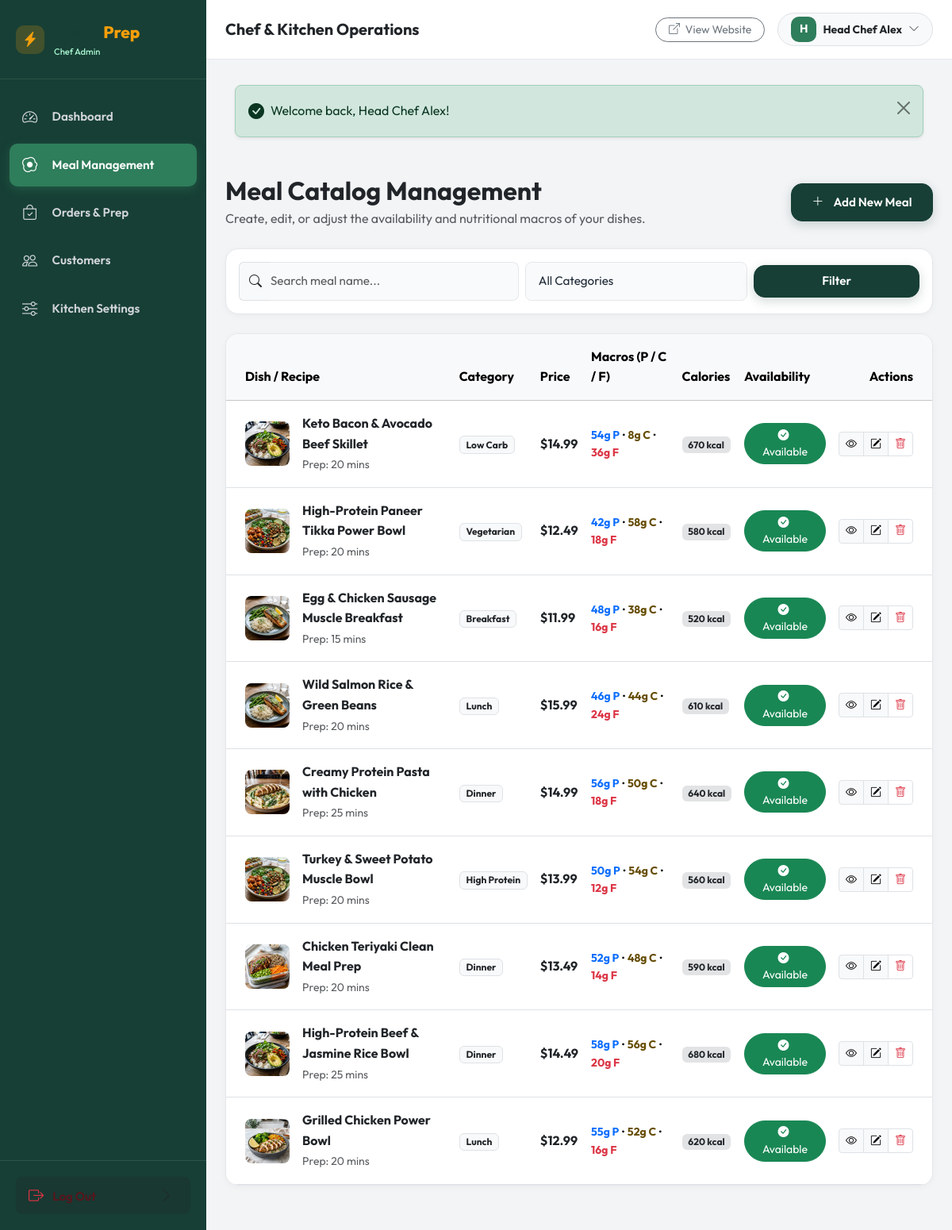
Page /admin/meals.php (signed in) on the committed database.
### tables this page shows
CREATE TABLE `meals` (
  `id` INT AUTO_INCREMENT PRIMARY KEY,
  `name` VARCHAR(150) NOT NULL,
  `slug` VARCHAR(180) NOT NULL UNIQUE,
  `description` TEXT NOT NULL,
  `category` VARCHAR(50) NOT NULL,
  `ingredients` TEXT NOT NULL,
  `allergens` VARCHAR(255) DEFAULT 'None',
  `image` VARCHAR(255) NOT NULL,
  `price` DECIMAL(10,2) NOT NULL,
  `calories` INT NOT NULL,
  `protein` INT NOT NULL,
  `carbs` INT NOT NULL,
  `fat` INT NOT NULL,
  `fiber` INT NOT NULL DEFAULT 0,
  `preparation_time` VARCHAR(50) NOT NULL DEFAULT '20-25 mins',
  `is_available` TINYINT(1) NOT NULL DEFAULT 1,
  `is_featured` TINYINT(1) NOT NULL DEFAULT 0,
  `created_at` TIMESTAMP DEFAULT CURRENT_TIMESTAMP,
  `updated_at` TIMESTAMP DEFAULT CURRENT_TIMESTAMP ON UPDATE CURRENT_TIMESTAMP
);

### admin/meals.php (the view, shortened to what this page needs)
<?php
require_once __DIR__ . '/../config/database.php';
require_once __DIR__ . '/../includes/functions.php';
$search = isset($_GET['search']) ? sanitize($_GET['search']) : '';
$sql = "SELECT * FROM meals WHERE 1=1";
$params = [];
$sql .= " ORDER BY is_available DESC, id DESC";
$stmt = $pdo->prepare($sql);
$stmt->execute($params);
$meals = $stmt->fetchAll();
require_once __DIR__ . '/includes/header.php';
?>
<div class="d-flex flex-column flex-md-row justify-content-between align-items-md-center gap-3 mb-4">
  <div>
    <h2 class="fw-bold text-dark mb-1">Meal Catalog Management</h2>
    <p class="text-muted mb-0">Create, edit, or adjust the availability and nutritional macros of your dishes.</p>
  </div>
  <a href="add-meal.php" class="btn btn-primary-custom">
    <i class="bi bi-plus-lg me-1"></i> Add New Meal
  </a>
</div>
<div class="admin-card p-3 mb-4">
  <form method="GET" action="meals.php" class="row g-2 align-items-center">
    <div class="col-md-5">
      <div class="input-group">
        <span class="input-group-text bg-light border-end-0"><i class="bi bi-search"></i></span>
        <input type="text" name="search" class="form-control form-control-custom border-start-0 ps-0" placeholder="Search meal name..." value="<?= e($search) ?>">
      </div>
    </div>
    <div class="col-md-4">
      <select name="category" class="form-select form-control-custom">
        <option value="">All Categories</option>
      </select>
    </div>
    <div class="col-md-3 d-flex gap-2">
      <button type="submit" class="btn btn-primary-custom w-100 py-2">Filter</button>
    </div>
  </form>
</div>
<div class="admin-card">
  <div class="admin-card-body p-0">
    <div class="table-responsive">
      <table class="table table-hover align-middle mb-0">
        <thead class="table-light">
          <tr>
            <th class="ps-4 py-3">Dish / Recipe</th>
            <th class="py-3">Category</th>
            <th class="py-3">Price</th>
            <th class="py-3">Macros (P / C / F)</th>
            <th class="py-3">Calories</th>
            <th class="py-3">Availability</th>
            <th class="pe-4 py-3 text-end">Actions</th>
          </tr>
        </thead>
        <tbody>
          <?php if (empty($meals)): ?>
            <tr>
              <td colspan="7" class="text-center py-5 text-muted">No meals found in database.</td>
            </tr>
          <?php else: ?>
            <?php foreach ($meals as $m): ?>
              <tr>
                <td class="ps-4 py-3">
                  <div class="d-flex align-items-center gap-3">
                    <img src="../uploads/meals/<?= e($m['image']) ?>" alt="<?= e($m['name']) ?>" class="rounded-3 shadow-xs" style="width: 56px; height: 56px; object-fit: cover;" onerror="this.src='../uploads/meals/grilled_chicken_bowl.jpg'">
                    <div>
                      <strong class="text-dark d-block"><?= e($m['name']) ?></strong>
                      <small class="text-muted">Prep: <?= e($m['preparation_time']) ?></small>
                    </div>
                  </div>
                </td>
                <td class="py-3">
                  <span class="badge bg-light text-dark border"><?= e($m['category']) ?></span>
                </td>
                <td class="py-3 fw-bold text-dark">
                  <?= format_price($m['price']) ?>
                </td>
                <td class="py-3">
                  <div class="small">
                    <span class="text-primary fw-bold"><?= (int)$m['protein'] ?>g P</span> •
                    <span class="text-warning-emphasis fw-bold"><?= (int)$m['carbs'] ?>g C</span> •
                    <span class="text-danger fw-bold"><?= (int)$m['fat'] ?>g F</span>
                  </div>
                </td>
                <td class="py-3">
                  <span class="badge bg-secondary-subtle text-dark fw-bold"><?= (int)$m['calories'] ?> kcal</span>
                </td>
                <td class="py-3">
                  <form method="POST" action="meals.php" class="d-inline">
                    <button type="submit" class="btn btn-sm <?= $m['is_available'] ? 'btn-success' : 'btn-outline-danger' ?> rounded-pill px-3 py-1" title="Click to toggle availability">
                      <i class="bi <?= $m['is_available'] ? 'bi-check-circle-fill' : 'bi-dash-circle' ?> me-1"></i>
                      <?= $m['is_available'] ? 'Available' : 'Unavailable' ?>
                    </button>
                  </form>
                </td>
                <td class="pe-4 py-3 text-end">
                  <div class="btn-group">
                    <a href="../meal.php?id=<?= $m['id'] ?>" target="_blank" class="btn btn-sm btn-light border" title="Preview Public Page">
                      <i class="bi bi-eye"></i>
                    </a>
                    <a href="edit-meal.php?id=<?= $m['id'] ?>" class="btn btn-sm btn-light border" title="Edit Meal & Macros">
                      <i class="bi bi-pencil-square"></i>
                    </a>
                    <a href="delete-meal.php?id=<?= $m['id'] ?>" class="btn btn-sm btn-outline-danger border btn-confirm-delete" data-confirm="Are you sure you want to delete '<?= addslashes(e($m['name'])) ?>'?" title="Delete Meal">
                      <i class="bi bi-trash"></i>
                    </a>
                  </div>
                </td>
              </tr>
            <?php endforeach; ?>
          <?php endif; ?>
        </tbody>
      </table>
    </div>
  </div>
</div>
<?php require_once __DIR__ . '/includes/footer.php'; ?>

### assets/css/admin.css (style rules this page uses)
:root { --admin-sidebar-bg: #173F35; --admin-sidebar-hover: #1f5245; --admin-sidebar-active: #2E7D5B; --admin-bg: #f3f4f6; --admin-card-bg: #ffffff; --admin-text: #1f2937; --admin-text-muted: #6b7280; --admin-border: #e5e7eb; }
body.admin-body { background-color: var(--admin-bg); font-family: 'Outfit', 'Inter', -apple-system, BlinkMacSystemFont, sans-serif; color: var(--admin-text); overflow-x: hidden; }
.admin-card { background: #ffffff; border-radius: 16px; border: 1px solid var(--admin-border); box-shadow: 0 2px 8px rgba(0,0,0,0.04); margin-bottom: 1.5rem; overflow: hidden; }
.admin-card-body { padding: 1.5rem; }

### assets/css/style.css (style rules this page uses)
:root { --primary: #173F35; --primary-hover: #12332a; --primary-light: #e8f3ef; --secondary: #2E7D5B; --secondary-hover: #246448; --accent: #F59E0B; --accent-hover: #d97706; --accent-light: #fef3c7; --bg-main: #F7F8F5; --bg-card: #FFFFFF; --text-main: #1F2937; --text-muted: #6B7280; --border-color: #E5E7EB; --protein-color: #3B82F6; --carbs-color: #F59E0B; --fat-color: #EF4444; --calories-color: #10B981; --radius-sm: 8px; --radius-md: 14px; --radius-lg: 20px; --radius-xl: 28px; --shadow-sm: 0 2px 8px rgba(23, 63, 53, 0.04); --shadow-md: 0 8px 24px rgba(23, 63, 53, 0.08); --shadow-lg: 0 16px 36px rgba(23, 63, 53, 0.12); --shadow-hover: 0 20px 40px rgba(23, 63, 53, 0.16); --transition: all 0.25s cubic-bezier(0.4, 0, 0.2, 1); }
* { box-sizing: border-box; margin: 0; padding: 0; }
body { font-family: 'Outfit', 'Inter', -apple-system, BlinkMacSystemFont, 'Segoe UI', Roboto, sans-serif; background-color: var(--bg-main); color: var(--text-main); line-height: 1.6; min-height: 100vh; display: flex; flex-direction: column; -webkit-font-smoothing: antialiased; }
a { color: var(--secondary); text-decoration: none; transition: var(--transition); }
img { max-width: 100%; height: auto; display: block; }
.btn-primary-custom { background: var(--primary); color: #ffffff; border: 1px solid var(--primary); padding: 0.75rem 1.6rem; border-radius: var(--radius-md); font-weight: 600; font-size: 0.95rem; display: inline-flex; align-items: center; justify-content: center; gap: 0.5rem; transition: var(--transition); box-shadow: 0 4px 14px rgba(23, 63, 53, 0.2); }
.form-control-custom { background: #f9fafb; border: 1.5px solid var(--border-color); border-radius: var(--radius-sm); padding: 0.75rem 1rem; font-size: 0.95rem; color: var(--text-main); transition: var(--transition); }

### rows in the picture
meals: image (picture), name "Keto Bacon & Avocado Beef Skillet", preparation_time "20 mins", category "Low Carb", price "$14.99", protein "54", carbs "8", fat "36", calories "670", is_available 1 (drawn)
meals: image (picture), name "High-Protein Paneer Tikka Power Bowl", preparation_time "20 mins", category "Vegetarian", price "$12.49", protein "42", carbs "58", fat "18", calories "580", is_available 1 (drawn)
meals: image (picture), name "Egg & Chicken Sausage Muscle Breakfast", preparation_time "15 mins", category "Breakfast", price "$11.99", protein "48", carbs "38", fat "16", calories "520", is_available 1 (drawn)
meals: image (picture), name "Wild Salmon Rice & Green Beans", preparation_time "20 mins", category "Lunch", price "$15.99", protein "46", carbs "44", fat "24", calories "610", is_available 1 (drawn)
meals: image (picture), name "Creamy Protein Pasta with Chicken", preparation_time "25 mins", category "Dinner", price "$14.99", protein "56", carbs "50", fat "18", calories "640", is_available 1 (drawn)
meals: image (picture), name "Turkey & Sweet Potato Muscle Bowl", preparation_time "20 mins", category "High Protein", price "$13.99", protein "50", carbs "54", fat "12", calories "560", is_available 1 (drawn)
meals: image (picture), name "Chicken Teriyaki Clean Meal Prep", preparation_time "20 mins", category "Dinner", price "$13.49", protein "52", carbs "48", fat "14", calories "590", is_available 1 (drawn)
meals: image (picture), name "High-Protein Beef & Jasmine Rice Bowl", preparation_time "25 mins", category "Dinner", price "$14.49", protein "58", carbs "56", fat "20", calories "680", is_available 1 (drawn)
meals: image (picture), name "Grilled Chicken Power Bowl", preparation_time "20 mins", category "Lunch", price "$12.99", protein "55", carbs "52", fat "16", calories "620", is_available 1 (drawn)

### other values in the picture
substr($current_user['name'], 0, 1) "H"
$current_user['name'] "Head Chef Alex"
$text "Welcome back, Head Chef Alex!"
